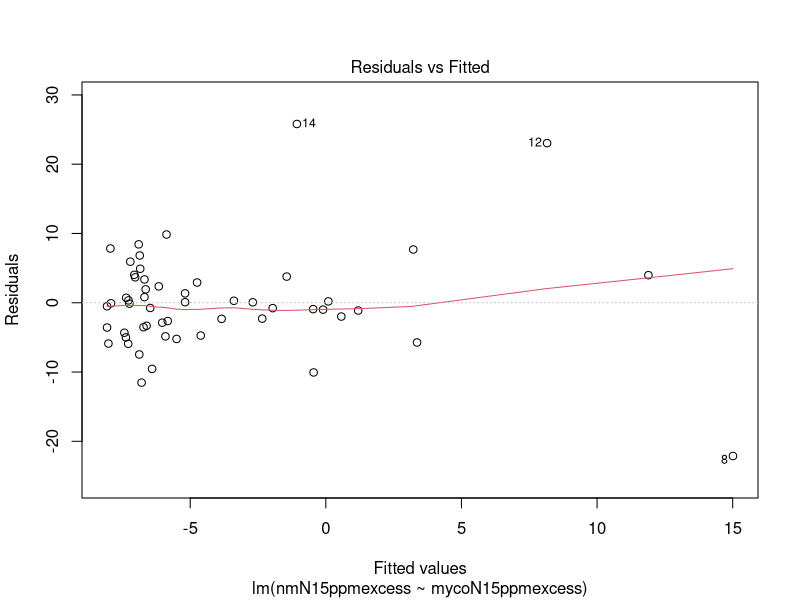
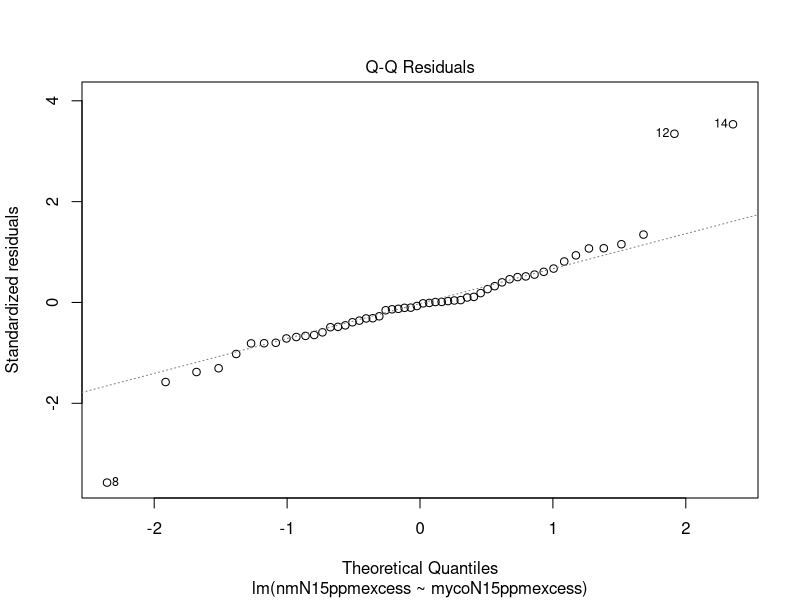
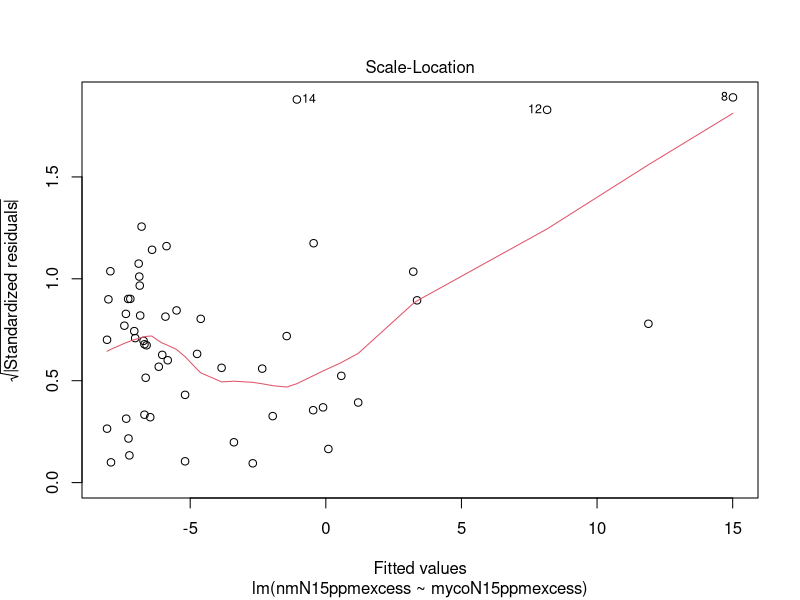
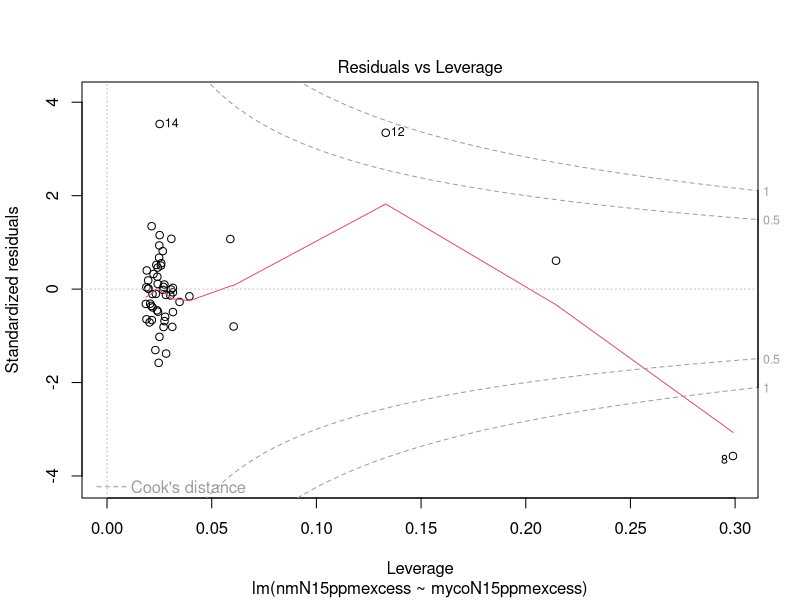
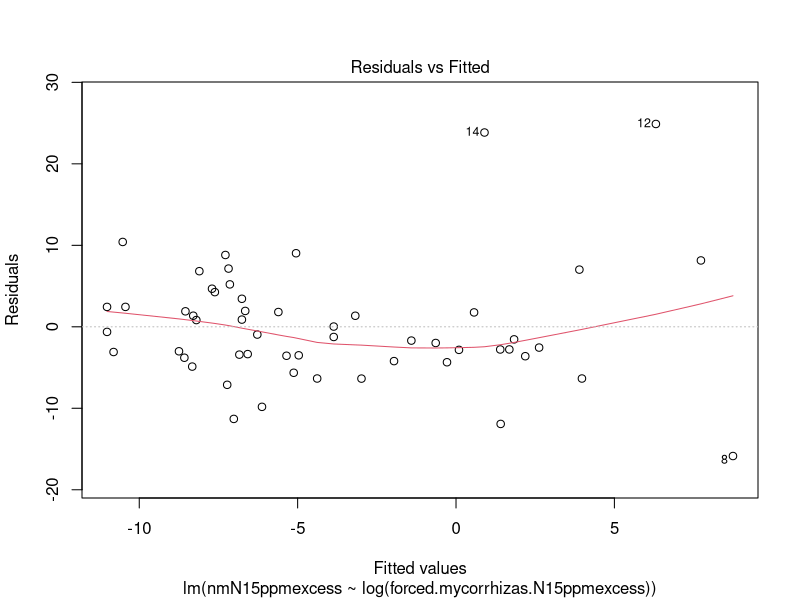
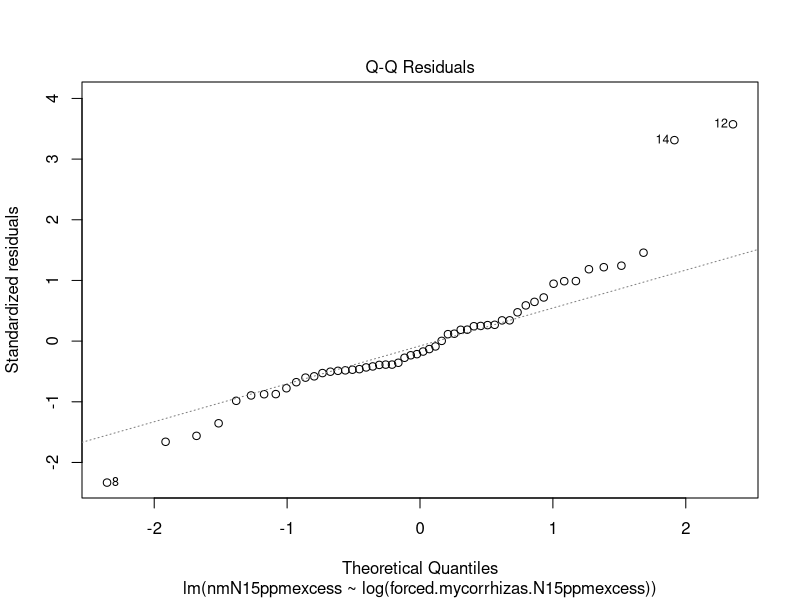
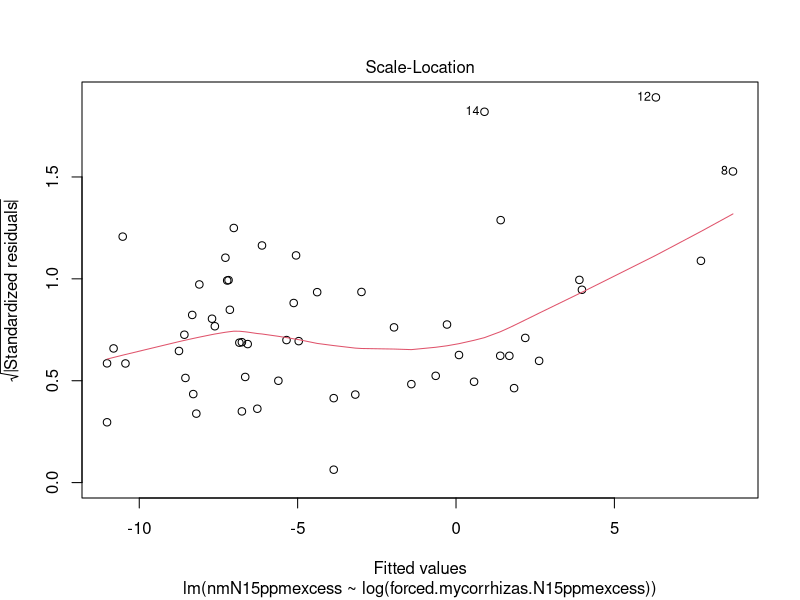
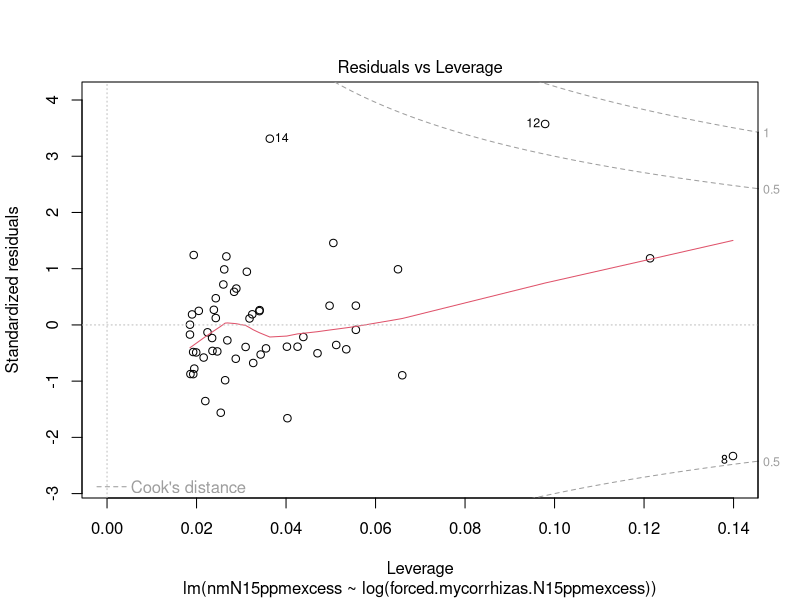

The R script that drew these images, in order: (Note: this script raises an error after producing the figures.)
#5-2-FC_root_15N_myco_stats

setwd("~/Documents/Fungal competition project/fungal-competition2020/")

library(tidyverse)

nitrogeninfo = read_csv("processeddata/isotope_and_plant_metadata_FOR_N_ANALYSES_and_exchange_rates.csv")

nitrogeninfo_nooutlier = subset(nitrogeninfo, Plant != 6041)
nitrogeninfo_nooutlier$forced.uncolonized.N15ppmexcess[nitrogeninfo_nooutlier$Plant == 6078] = 1
#was too close to zero for graphing

# STATS FOR PAPER: Root N correlates with mycorrhiza N
rootNformycoN_linear = lm(nmN15ppmexcess ~ mycoN15ppmexcess, data = nitrogeninfo_nooutlier)
plot(rootNformycoN_linear) # Looks kinda weird, we'll see how this goes.
summary(rootNformycoN_linear)

rootNformycoN_log_linear = lm(nmN15ppmexcess ~ log(forced.mycorrhizas.N15ppmexcess), data = nitrogeninfo_nooutlier)
plot(rootNformycoN_log_linear) 
summary(rootNformycoN_linear)

rootNformycoN_loglog_linear = lm(log(forced.uncolonized.N15ppmexcess) ~ log(forced.mycorrhizas.N15ppmexcess), data = nitrogeninfo_nooutlier)
plot(rootNformycoN_loglog_linear) # data point 45 looks really weird here.
summary(rootNformycoN_linear)

a = nitrogeninfo_nooutlier[45,] # This one looks weird because it has basically no 15N in the uncolonized roots.

sink("stats_tables/root15N_vs_myco15N_lm_results_NOOUTLIER.html")

stargazer(rootNformycoN_linear, type = "html",
          digits = 3,
          star.cutoffs = c(0.05, 0.01, 0.001),
          digit.separator = "",
          summary = FALSE)

sink()
